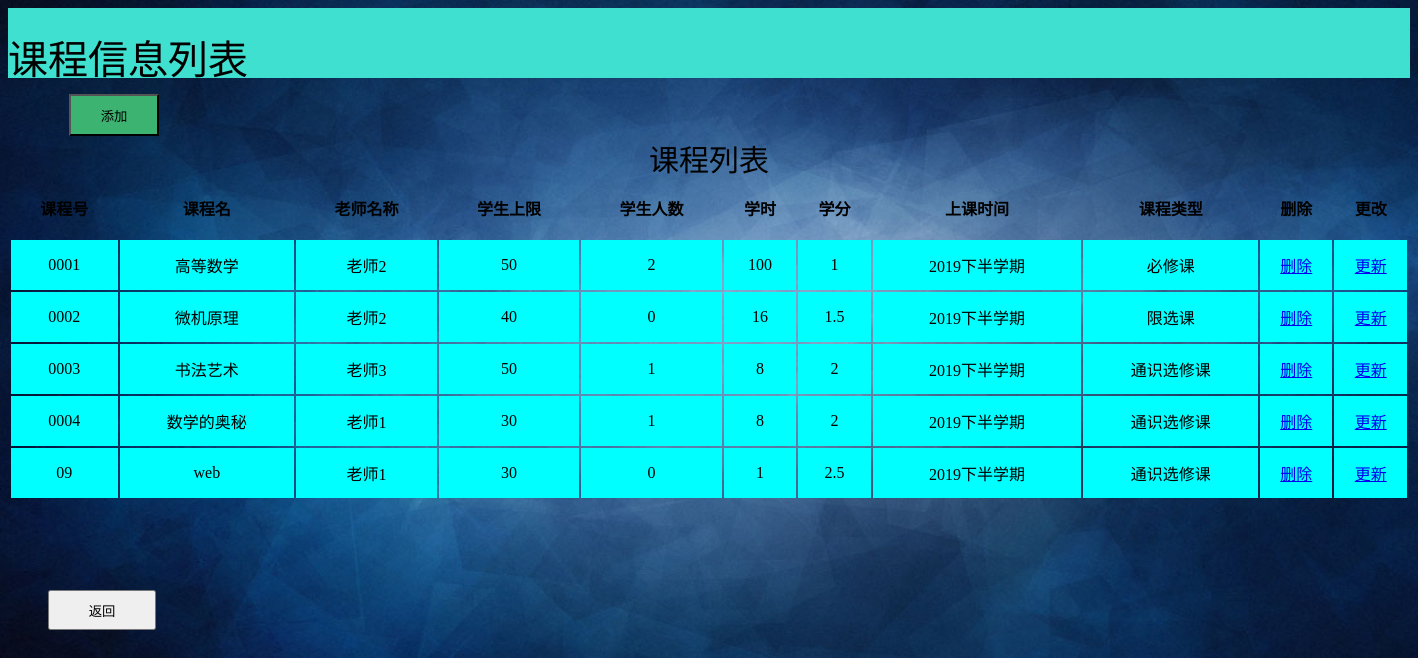
Page /m_class (signed in) on the committed database.
### tables this page shows
CREATE TABLE course(
   id        text PRIMARY KEY     not null,
   name  text                            not null,
   teacher_id      text                            not null,
   max_num text                         not null,
   stu_num  text                          not null,
   time text                                not null,
   credit text                            not null,
   start_term text                   not null,
   class_type text                    not null
);

CREATE TABLE teacher(
   id        text PRIMARY KEY     not null,
   name  text                            not null,
   sex      text                            not null,
   major text                         not null,
   password    text                     not null
);

### stu_manager_sys.py (the view)
@app.route('/m_class',methods=['GET'])
def m_class():
    if 'login_type' not in session:
        return render_template('login.html');
    id = session['account'];
    name = session['name'];
    sex = session['sex'];
    database = "database\Stu_Message_manger.db"
    conn = sqlite3.connect(database)
    cur = conn.cursor()
    cur.execute("select course.id,course.name,teacher.name,course.max_num,course.stu_num,course.time,course.credit,course.start_term,course.class_type from course,teacher where course.teacher_id = teacher.id");
    result = cur.fetchall()  # 获得查询的结果
    cur.close()
    return render_template('manager_class_list.html', account=session['account'], name=session['name'], sex=session['sex'], class_table=result);

### templates/manager_class_list.html (shortened to what this page needs)
<!DOCTYPE HTML PUBLIC "-//W3C//DTD HTML 4.01 Transitional//EN"
        "http://www.w3.org/TR/html4/loose.dtd">
<html>
<head>
</head>
<body background="{{ url_for('static', filename='pic/background.jpg') }}" style=" background-repeat:no-repeat ;background-size:100% 100%;background-attachment: fixed;">
<div class="top_div">
    <div class="top_txt">课程信息列表</div>
</div>
<TABLE align="center"   width="1400" >
    <a href="/to_add_class">
        <input type="button" class="add_button" value="添加">
    </a>
    <CAPTION class="table_caption">课程列表</CAPTION>
    <TR align="center" height="60px"> <TH>课程号</TH><TH>课程名</TH><TH>老师名称</TH><TH>学生上限</TH><TH>学生人数</TH><TH>学时</TH><TH>学分</TH><TH>上课时间</TH><TH>课程类型</TH><TH>删除</TH><TH>更改</TH></TR>
    {%for item in class_table%}
    <tr align="center" height="50px" bgcolor="aqua">
        {%for a in item%}
        <td>{{a}}</td>
        {% endfor %}
        <td><a href="/class_delete?class_id={{item[0]}}">删除</a></td>
        <td><a href="/to_class_update?class_id={{item[0]}}">更新</a></td>
    </tr>
    {% endfor %}
</TABLE>
<a href="/back">
    <input type="button" class="button_back" value="返回">
</a>
</body>
</html>

### templates/manager_class_list.html (style rules this page uses)
.top_div { height: 70px; width: 100%; background-color: #40E0D0; }
.top_txt { position: absolute; font-size: 40px; top: 28px; height: 40px; width: 100%; }
.table_caption { height: 40px; font-size: 30px; }
.add_button { background-color: mediumseagreen; height: 42px; width: 90px; margin-top: 16px; margin-left: 61px; }
.button_back { height: 40px; width: 108px; margin-left: 40px; margin-top: 90px; }

### rows in the picture
course: id "0001", name "高等数学", max_num "50", item "2" "1", time "100", start_term "2019下半学期", class_type "必修课"
teacher: name "老师2"
course: id "0002", name "微机原理", max_num "40", item "0", time "16", credit "1.5", start_term "2019下半学期", class_type "限选课"
course: id "0003", name "书法艺术", max_num "50", item "1" "8" "2", start_term "2019下半学期", class_type "通识选修课"
teacher: name "老师3"
course: id "0004", name "数学的奥秘", max_num "30", item "1" "8" "2", start_term "2019下半学期", class_type "通识选修课"
teacher: name "老师1"
course: id "09", name "web", max_num "30", item "0" "1", credit "2.5", start_term "2019下半学期", class_type "通识选修课"
